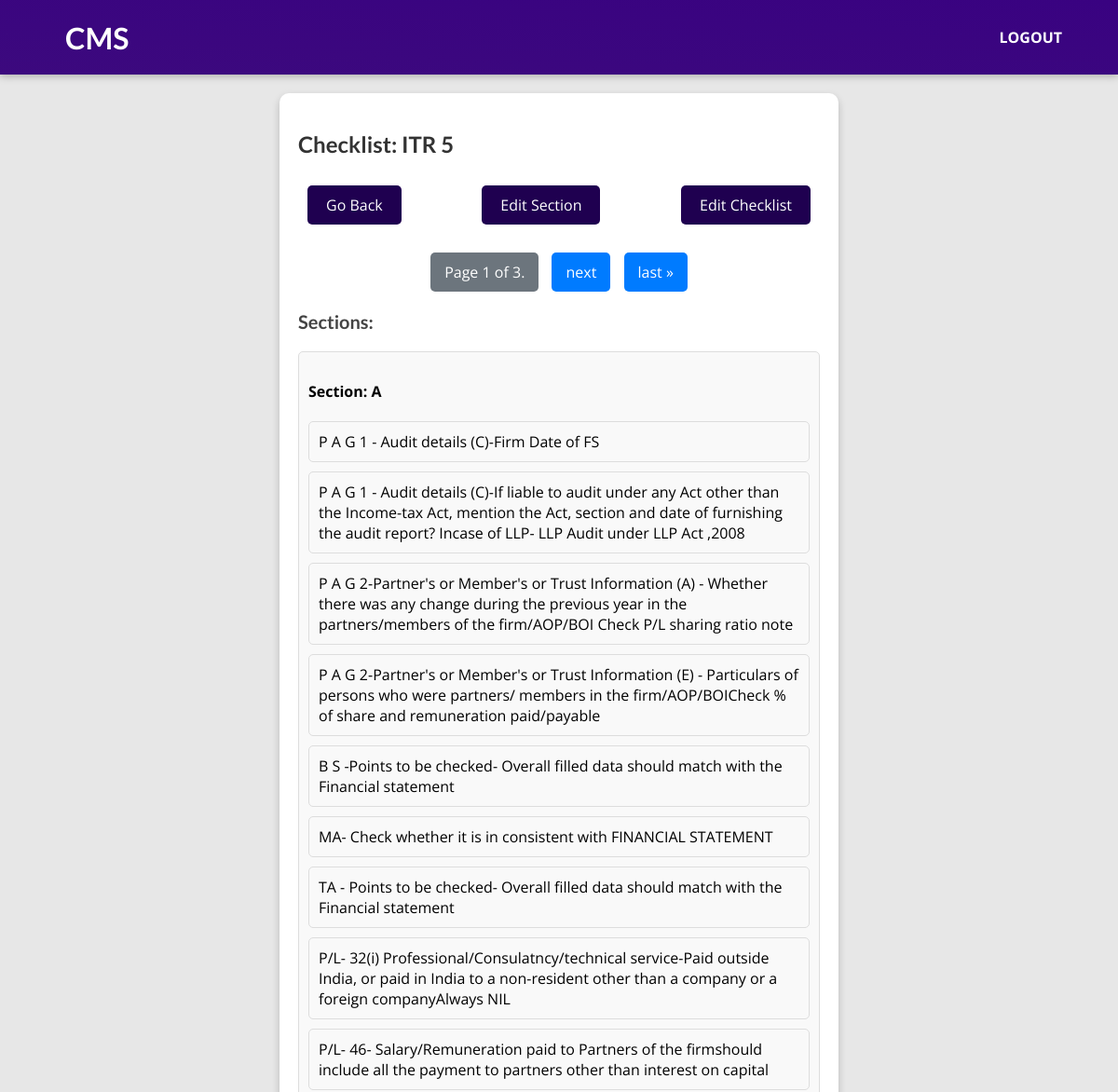
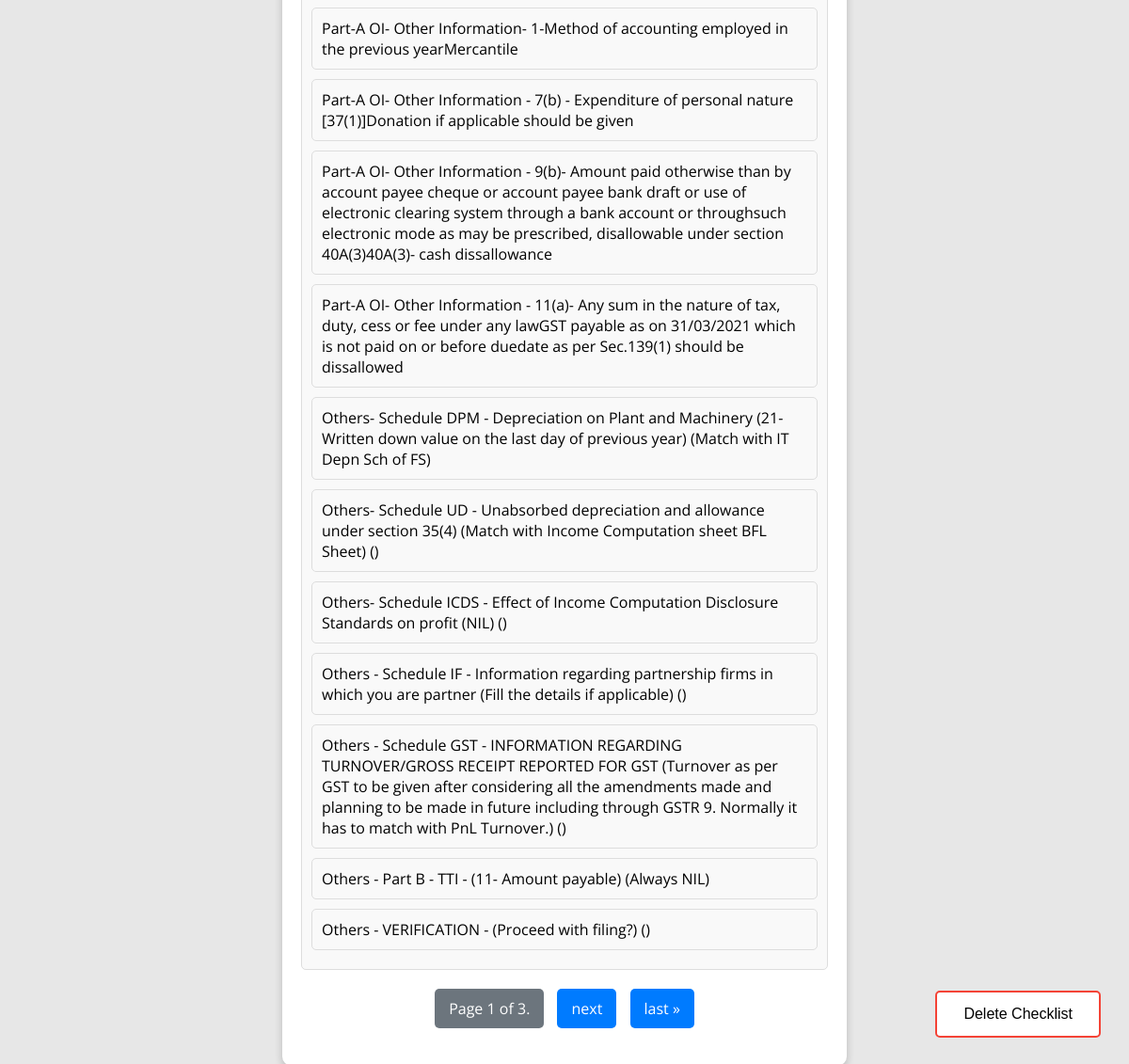
The page /manager/checklist_details/?checklist_id=1 (signed in) on the database its author committed (2 pictures, top to bottom).
### checklist/models.py (models this page shows, shortened)
class Checklist(models.Model):
    name = models.CharField(max_length=100)

class Section(models.Model):
    checklist = models.ForeignKey(Checklist, on_delete=models.CASCADE)
    name = models.CharField(max_length=100)

class ChecklistQuestion(models.Model):
    checklist = models.ForeignKey(Checklist, on_delete=models.CASCADE)  # Still referencing Checklist
    section = models.ForeignKey(Section, on_delete=models.SET_NULL, null=True, blank=True)  # New relationship
    question_id = models.AutoField(primary_key=True)
    question_text = models.TextField()

### checklist/views.py (the view)
# urls.py: path('checklist_details/', checklist_views.checklist_detail, name='checklist_detail'),
@login_required
@user_passes_test(employee_group_required)
def checklist_detail(request):
    checklist_id = request.GET.get('checklist_id')
    checklist = get_object_or_404(Checklist, id=checklist_id)
    sections = checklist.section_set.prefetch_related('checklistquestion_set').all()
    paginator = Paginator(sections, 1)  # Show 1 sections per page
    page_number = request.GET.get('page')
    page_obj = paginator.get_page(page_number)
    return render(request, 'checklist/checklist_details.html', {
        'checklist': checklist,
        'page_obj': page_obj,  # Paginated sections
    })

### checklist/views.py (called while the page is built)
def employee_group_required(user):
    return user.groups.filter(name='Admin').exists()

### checklist/templates/checklist/checklist_details.html (shortened to what this page needs)
{% extends 'base.html' %}
{% load static %}
{% block style_content %}
    <link rel="stylesheet" href="{% static 'checklist/checklist-details.css' %}" />
{% endblock style_content %}
{% block type %}
    <h1><a href="{% url 'manager_index' %}">CMS</a></h1>
{% endblock %}
{% block body_content %}
<section>
    <div class="card">
        <h2>Checklist: {{ checklist.name }}</h2>
        <div class="button-container">
            <a href="{% url 'all_checklist' %}" class="btn btn-secondary">Go Back</a>
            <a href="{% url 'edit_section' %}?checklist_id={{ checklist.id }}" class="btn btn-primary">Edit Section</a>
            <a href="{% url 'edit_checklist' %}?checklist_id={{ checklist.id }}" class="btn btn-primary">Edit Checklist</a>
        </div>
        <div class="pagination">
            <span class="step-links">
                <span class="current">
                    Page {{ page_obj.number }} of {{ page_obj.paginator.num_pages }}.
                </span>
                {% if page_obj.has_next %}
                    <a href="?page={{ page_obj.next_page_number }}&checklist_id={{ checklist.id }}">next</a>
                    <a href="?page={{ page_obj.paginator.num_pages }}&checklist_id={{ checklist.id }}">last &raquo;</a>
                {% endif %}
            </span>
        </div>
        <h3>Sections:</h3>
        {% if page_obj %}
            <ul>
                {% for section in page_obj %}
                    <li>
                        <h4>Section: {{ section.name }}</h4>
                        <ul>
                            {% for question in section.checklistquestion_set.all %}
                                <li>{{ question.question_text }}</li>
                            {% empty %}
                                <li>No questions in this section.</li>
                            {% endfor %}
                        </ul>
                    </li>
                {% endfor %}
            </ul>
        {% else %}
            <p>No sections found for this checklist.</p>
        {% endif %}
        <div class="pagination">
            <span class="step-links">
                <span class="current">
                    Page {{ page_obj.number }} of {{ page_obj.paginator.num_pages }}.
                </span>
                {% if page_obj.has_next %}
                    <a href="?page={{ page_obj.next_page_number }}&checklist_id={{ checklist.id }}">next</a>
                    <a href="?page={{ page_obj.paginator.num_pages }}&checklist_id={{ checklist.id }}">last &raquo;</a>
                {% endif %}
            </span>
        </div>
    </div>
    <form method="post" action="{% url 'delete_checklist' %}" style="display: inline;">
        <button type="submit" class="btn btn-danger delete-button">Delete Checklist</button>
    </form>
</section>
{% endblock body_content %}

### static/app.css (style rules this page uses)
* { box-sizing: border-box; }
html { font-family: 'Open Sans', 'Lato', sans-serif; }
body { min-width: 465px; margin: 0; }
h1, h2, h3 { font-family: 'Lato', sans-serif; font-weight: bold; }
#main-navigation a { text-decoration: none; color: white; font-weight: bold; padding-left: 10px; }

### checklist/static/checklist/checklist-details.css (style rules this page uses)
body { background-color: #e7e7e7; display: flex; justify-content: center; align-items: flex-start; height: 100vh; margin: 0; padding-top: 100px; }
.card { box-shadow: 0 4px 8px 0 rgba(0, 0, 0, 0.2); max-width: 100%; width: 100%; max-width: 600px; text-align: left; padding: 20px; background-color: white; border-radius: 10px; }
.card h2 { color: #333; font-size: 24px; margin-bottom: 10px; }
.card h3 { color: #444; font-size: 20px; margin-top: 20px; }
.card ul { list-style-type: none; padding: 0; }
.card li { background-color: #f9f9f9; border: 1px solid #ddd; padding: 10px; margin-bottom: 10px; border-radius: 5px; font-size: 16px; }
.button-container { margin-top: 20px; display: flex; justify-content: space-between; }
.btn { border: none; outline: 0; display: inline-block; padding: 10px 20px; margin: 10px; color: white; background-color: #1f0050; text-align: center; cursor: pointer; font-size: 16px; border-radius: 5px; transition: background-color 0.3s ease; text-decoration: none; }
.btn-secondary { background-color: #1f0050; }
.btn-danger { background-color: #dc3545; }
.pagination { margin: 20px 0; text-align: center; }
.pagination .step-links { display: inline-block; margin: 0; padding: 0; }
.pagination .step-links a, .pagination .step-links .current { display: inline-block; margin: 0 5px; padding: 10px 15px; background-color: #007bff; color: white; text-decoration: none; border-radius: 5px; }
.pagination .step-links .current { background-color: #6c757d; }
.delete-button { position: fixed; bottom: 20px; right: 20px; z-index: 9999; padding: 14px 28px; background-color: white; color: rgb(0, 0, 0); border: 2px solid #f44336; border-radius: 5px; font-size: 16px; cursor: pointer; transition: background-color 0.3s ease; margin-left: 10px; }

### rows shown on the page
Checklist: name "ITR 5"
Section: name "A"
ChecklistQuestion: question_text "P A G 1 - Audit details (C)-Firm Date of FS"
ChecklistQuestion: question_text "P A G 1 - Audit details (C)-If liable to audit under any Act other than the Income-tax Act, mention the Act, section and date of furnishing the audit report? Incase of LLP- LLP Audit under LLP Act ,2008"
ChecklistQuestion: question_text "P A G 2-Partner's or Member's or Trust Information (A) - Whether there was any change during the previous year in the partners/members of the firm/AOP/BOI Check P/L sharing ratio note"
ChecklistQuestion: question_text "P A G 2-Partner's or Member's or Trust Information (E) - Particulars of persons who were partners/ members in the firm/AOP/BOICheck % of share and remuneration paid/payable"
ChecklistQuestion: question_text "B S -Points to be checked- Overall filled data should match with the Financial statement"
ChecklistQuestion: question_text "MA- Check whether it is in consistent with FINANCIAL STATEMENT"
ChecklistQuestion: question_text "TA - Points to be checked- Overall filled data should match with the Financial statement"
ChecklistQuestion: question_text "P/L- 32(i) Professional/Consulatncy/technical service-Paid outside India, or paid in India to a non-resident other than a company or a foreign companyAlways NIL"
ChecklistQuestion: question_text "P/L- 46- Salary/Remuneration paid to Partners of the firmshould include all the payment to partners other than interest on capital"
ChecklistQuestion: question_text "Part-A OI- Other Information- 1-Method of accounting employed in the previous yearMercantile"
ChecklistQuestion: question_text "Part-A OI- Other Information - 7(b) - Expenditure of personal nature [37(1)]Donation if applicable should be given"
ChecklistQuestion: question_text "Part-A OI- Other Information - 9(b)- Amount paid otherwise than by account payee cheque or account payee bank draft or use of electronic clearing system through a bank account or throughsuch electronic mode as may be prescribed, disallowable under section 40A(3)40A(3)- cash dissallowance"
ChecklistQuestion: question_text "Part-A OI- Other Information - 11(a)- Any sum in the nature of tax, duty, cess or fee under any lawGST payable as on 31/03/2021 which is not paid on or before duedate as per Sec.139(1) should be dissallowed"
ChecklistQuestion: question_text "Others- Schedule DPM - Depreciation on Plant and Machinery (21-Written down value on the last day of previous year) (Match with IT Depn Sch of FS)"
ChecklistQuestion: question_text "Others- Schedule UD - Unabsorbed depreciation and allowance under section 35(4) (Match with Income Computation sheet BFL Sheet) ()"
ChecklistQuestion: question_text "Others- Schedule ICDS - Effect of Income Computation Disclosure Standards on profit (NIL) ()"
ChecklistQuestion: question_text "Others - Schedule IF - Information regarding partnership firms in which you are partner (Fill the details if applicable) ()"
ChecklistQuestion: question_text "Others - Schedule GST - INFORMATION REGARDING TURNOVER/GROSS RECEIPT REPORTED FOR GST (Turnover as per GST to be given after considering all the amendments made and planning to be made in future including through GSTR 9. Normally it has to match with PnL Turnover.) ()"
ChecklistQuestion: question_text "Others - Part B - TTI - (11- Amount payable) (Always NIL)"
ChecklistQuestion: question_text "Others - VERIFICATION - (Proceed with filing?) ()"

### other values the page prints
{{ page_obj.number }} "1"
{{ page_obj.paginator.num_pages }} "3"
